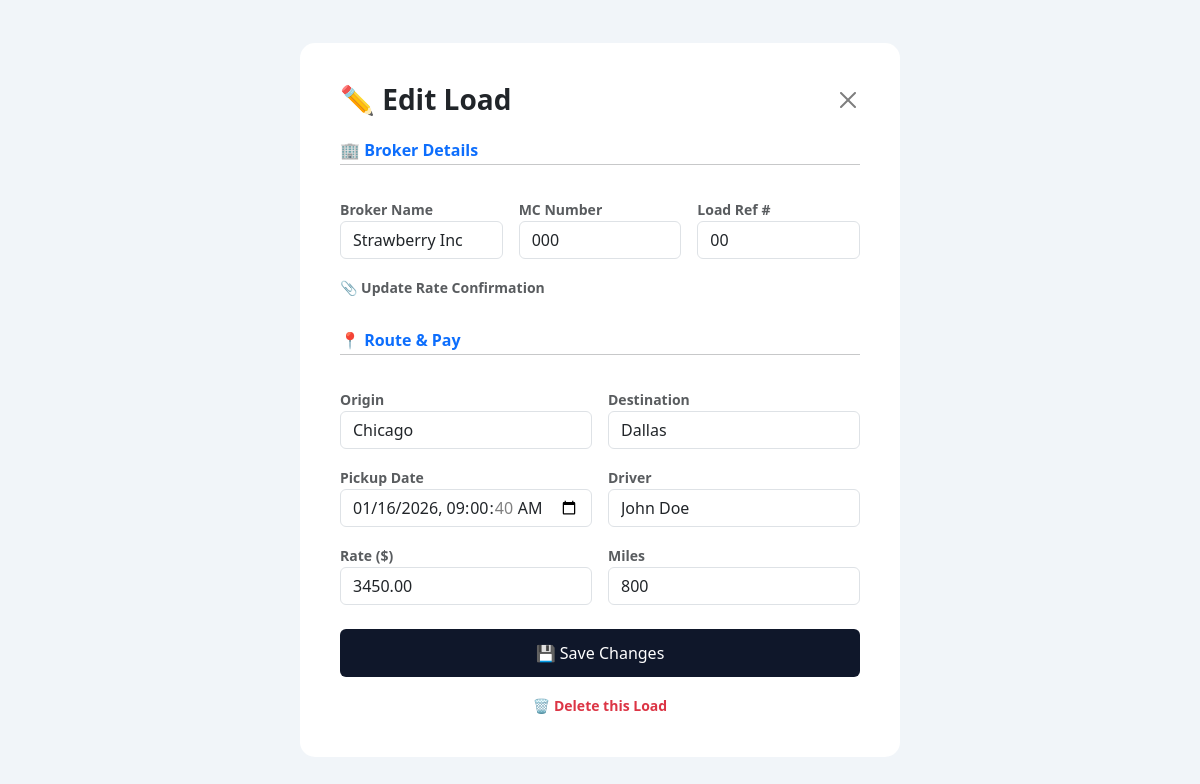
/edit-load/1/ (signed in), run on the app's committed database.
### core/models.py (models this page shows, shortened)
class Load(models.Model):
    company = models.ForeignKey(Company, on_delete=models.CASCADE)
    driver = models.ForeignKey(Driver, on_delete=models.SET_NULL, null=True, blank=True)
    broker_name = models.CharField(max_length=100, default="")
    broker_mc = models.CharField(max_length=50, default="")
    load_ref = models.CharField(max_length=50)
    origin = models.CharField(max_length=100)
    destination = models.CharField(max_length=100)
    pickup_date = models.DateTimeField(default=timezone.now)
    delivery_date = models.DateTimeField(default=timezone.now)
    rate = models.DecimalField(max_digits=10, decimal_places=2, default=0.00)
    miles = models.IntegerField(default=0) # (NEW)
    expenses = models.DecimalField(max_digits=10, decimal_places=2, default=0.00)
    status = models.CharField(max_length=20, default='booked', choices=[
        ('booked', 'Booked'), ('active', 'In Transit'), ('delivered', 'Delivered'), ('paid', 'Paid')
    ])
    rate_con_file = models.FileField(upload_to='loads/ratecons/', blank=True, null=True)
    bol_file = models.FileField(upload_to='loads/bol/', blank=True, null=True)
    pod_file = models.FileField(upload_to='loads/pod/', blank=True, null=True)

### core/views.py (the view)
# urls.py: path('edit-load/<int:load_id>/', views.edit_load, name='edit_load'),
@login_required
def edit_load(request, load_id):
    l = get_object_or_404(Load, id=load_id, company=request.user.userprofile.company)
    form = LoadForm(l.company, request.POST or None, request.FILES or None, instance=l)
    if form.is_valid(): form.save(); return redirect('manage_loads')
    return render(request, 'edit_load.html', {'form': form})

### core/models.py (called while the page is built)
    def __str__(self): return self.name

### templates/edit_load.html (shortened to what this page needs)
<!DOCTYPE html>
<html lang="en">
<head>
    <link href="https://cdn.jsdelivr.net/npm/bootstrap@5.3.0/dist/css/bootstrap.min.css" rel="stylesheet">
</head>
<body>
<div class="form-card">
    <div class="d-flex justify-content-between align-items-center mb-4"><h3 class="fw-bold m-0">✏️ Edit Load</h3><a href="{% url 'dashboard' %}" class="btn-close"></a></div>
    <form method="post" enctype="multipart/form-data">
        <div class="row g-3">
            <div class="col-12"><h6 class="text-primary fw-bold mb-0">🏢 Broker Details</h6><hr class="mt-1"></div>
            <div class="col-md-4"><label class="small fw-bold text-muted">Broker Name</label>{{ form.broker_name }}</div>
            <div class="col-md-4"><label class="small fw-bold text-muted">MC Number</label>{{ form.broker_mc }}</div>
            <div class="col-md-4"><label class="small fw-bold text-muted">Load Ref #</label>{{ form.load_ref }}</div>
            <div class="col-12">
                <label class="small fw-bold text-muted">📎 Update Rate Confirmation</label>
            </div>
            <div class="col-12"><h6 class="text-primary fw-bold mb-0 mt-3">📍 Route & Pay</h6><hr class="mt-1"></div>
            <div class="col-md-6"><label class="small fw-bold text-muted">Origin</label>{{ form.origin }}</div>
            <div class="col-md-6"><label class="small fw-bold text-muted">Destination</label>{{ form.destination }}</div>
            <div class="col-md-6"><label class="small fw-bold text-muted">Pickup Date</label>{{ form.pickup_date }}</div>
            <div class="col-md-6"><label class="small fw-bold text-muted">Driver</label>{{ form.driver }}</div>
            <div class="col-md-6"><label class="small fw-bold text-muted">Rate ($)</label>{{ form.rate }}</div>
            <div class="col-md-6"><label class="small fw-bold text-muted">Miles</label>{{ form.miles }}</div>
        </div>
        <button type="submit" class="btn btn-primary mt-4">💾 Save Changes</button>
        <div class="text-center mt-3"><a href="{% url 'delete_load' load.id %}" class="text-danger small fw-bold text-decoration-none">🗑️ Delete this Load</a></div>
    </form>
</div>
</body>
</html>

### templates/edit_load.html (style rules this page uses)
body { background-color:#f1f5f9;font-family:'Segoe UI',sans-serif;display:flex;align-items:center;justify-content:center;height:100vh; }
.form-card { background:white;padding:40px;border-radius:15px;width:600px; }
.btn-primary { background-color:#0f172a;border:none;width:100%;padding:12px; }

### data on the page
Load: broker_name "Strawberry Inc", broker_mc "000", load_ref "00", origin "Chicago", destination "Dallas", pickup_date "01/16/2026 09:00:40", driver "John Doe", rate "3450.00", miles "800"
